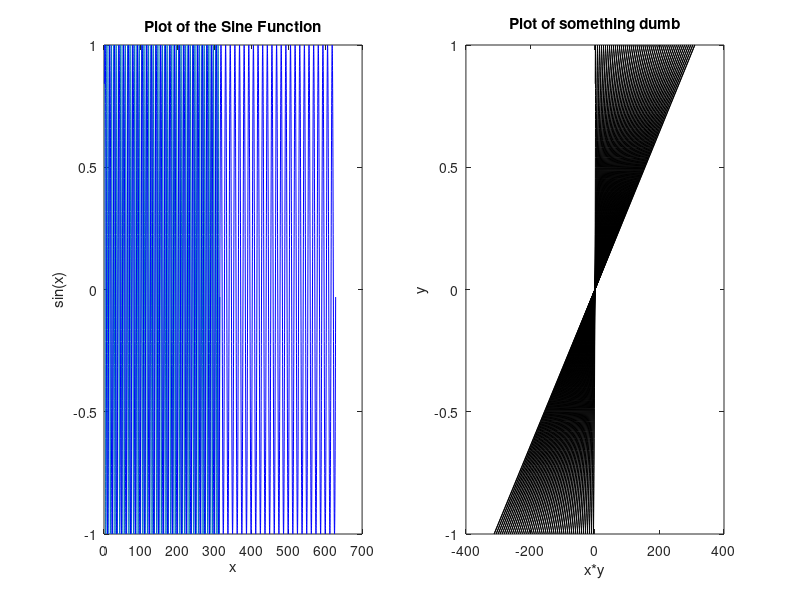

This chart was generated by the following MATLAB code:


% x = 1:1000;
% y = 1:1000;
% 
% z = x.^2 + y.^2;
% figure(1)
% 
% subplot(2,1,1)
% title("Thingy 1")
% xlabel('x label')
% ylabel('y label')
% plot(x, z, 'k*', y, z, 'b-')
% 
% [A, B] = meshgrid(cos(x), sin(z));
% 
% subplot(2,1,2);
% title('Thingy 2')
% xlabel('X label')
% ylabel('Y label')
% plot3(x, A, B, 'k.')



x = 1:pi/64:100*pi;
y = sin(x);

subplot(1,2,1)
plot(x,y)

xlabel('x')
ylabel('sin(x)')
title('Plot of the Sine Function')
hold on
plot(2*x, y, 'b-')

subplot(1,2,2)
plot(x.*y, y, 'k-')
xlabel('x*y')
ylabel('y')
title('Plot of something dumb')






















